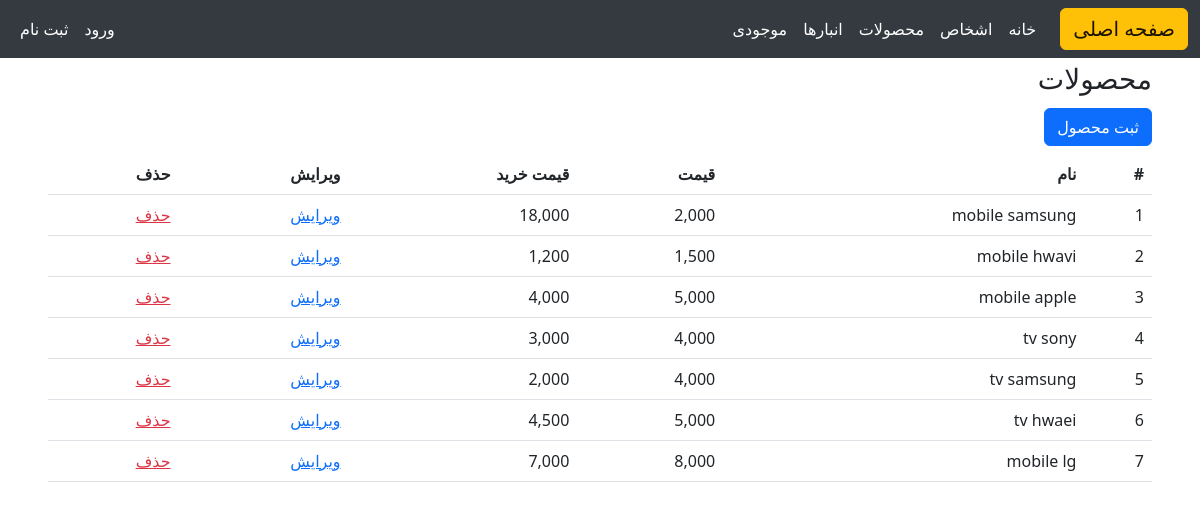
Screenshot of /products/ with the database file from the repository.
### home/models.py (models this page shows, shortened)
class Product(models.Model):
    name = models.CharField(max_length=200)  # نام محصول
    price = models.DecimalField(max_digits=10, decimal_places=0)  # قیمت محصول (برای فروش)
    cost_price = models.DecimalField(max_digits=10, decimal_places=0)  # قیمت خرید محصول

### home/views.py (the view)
# urls.py: path("products/" , views.ProductsView.as_view() , name='products'),
class ProductsView(View):
    def get(self, request):
        products = Product.objects.all()
        return render(request, "home/products.html", {"products": products})

### home/templates/home/products.html
{% extends 'base.html' %}
{% load humanize %}
{% block content %}
  <h3 class="my-1">محصولات</h3>
  <a class="btn btn-primary my-2" href="{% url 'home:product_register' %}">ثبت محصول</a>
  {% if products %}
    <table class="table">
      <thead>
        <tr>
          <th scope="row">#</th>
          <th scope="col">نام</th>
          <th scope="col">قیمت</th>
          <th scope="col">قیمت خرید</th>
          <th scope="col">ویرایش</th>
          <th scope="col">حذف</th>
        </tr>
      </thead>
      <tbody>
        {% for product in products %}
          <tr>
            <td>{{ product.id }}</td>
            <td>{{ product.name }}</td>
            <td>{{ product.price|intcomma }}</td>
            <td>{{ product.cost_price|intcomma }}</td>
            <td>
              <a href="{% url 'home:product_update' product.id %}">ویرایش</a>
            </td>
            <td>
              <a class="text-danger" href="{% url 'home:product_delete' product.id %}">حذف</a>
            </td>
          </tr>
        {% endfor %}
      </tbody>
    </table>
  {% endif %}
{% endblock %}

### rows the page displays
Product: id "1", name "mobile samsung", price "2,000", cost_price "18,000"
Product: id "2", name "mobile hwavi", price "1,500", cost_price "1,200"
Product: id "3", name "mobile apple", price "5,000", cost_price "4,000"
Product: id "4", name "tv sony", price "4,000", cost_price "3,000"
Product: id "5", name "tv samsung", price "4,000", cost_price "2,000"
Product: id "6", name "tv hwaei", price "5,000", cost_price "4,500"
Product: id "7", name "mobile lg", price "8,000", cost_price "7,000"
